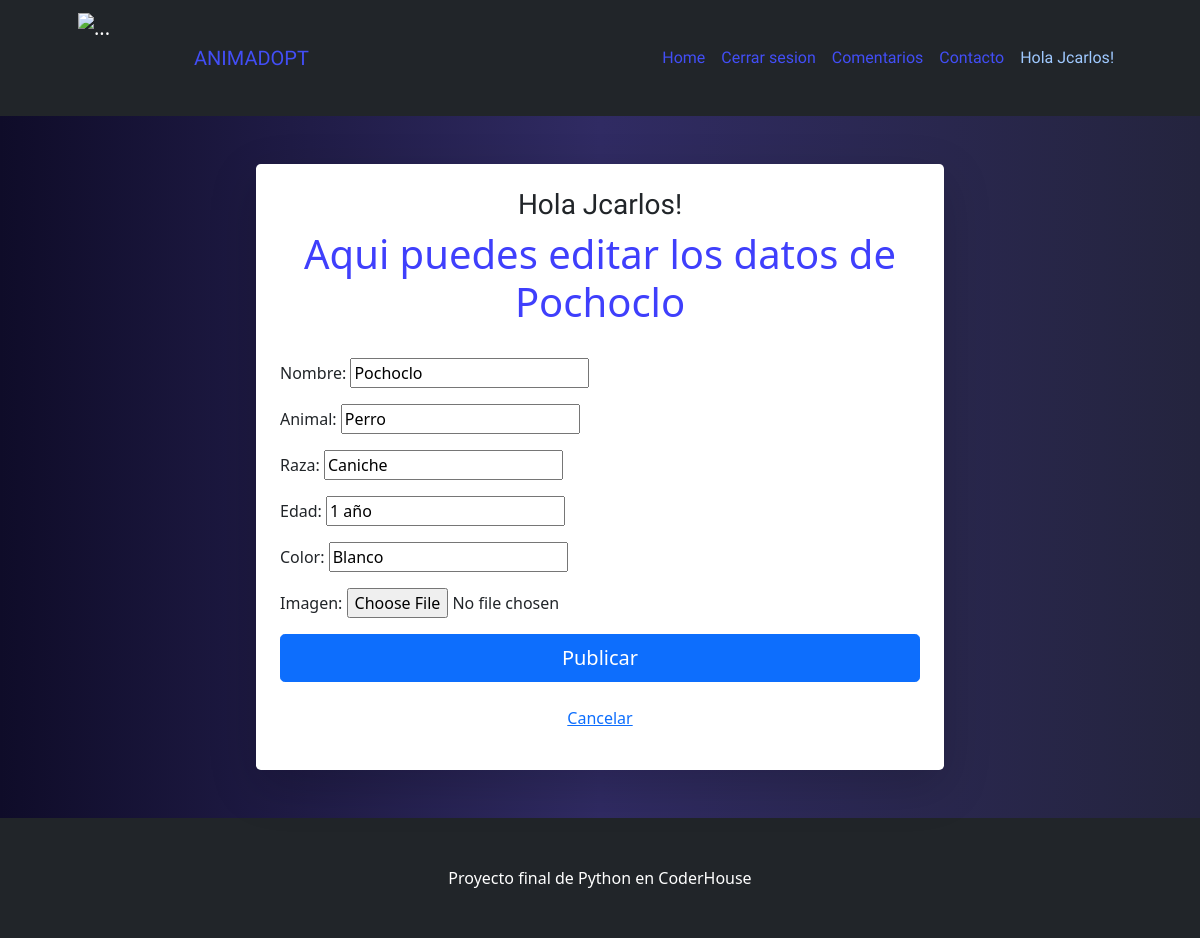
Page /editarmascota/5 (signed in) on the committed database.
### blogapp/models.py (models this page shows)
class Mascotass(models.Model):
    nombre = models.CharField(max_length=200)
    animal = models.CharField(max_length=200)
    raza = models.CharField(max_length=100)
    edad = models.CharField(max_length=100)
    color = models.CharField(max_length=200)
    imagen = models.ImageField(upload_to='fotosmascotas', null=True, blank=True)
    user = models.ForeignKey(User, on_delete=models.CASCADE)

### blogapp/views.py (the view)
# urls.py: path("editarmascota/<id>", editar_mascota, name="editar-mascota"),
@login_required
def editar_mascota(request, id):
    mascotas = Mascotass.objects.get(id=id)
    usuarios = request.user
    if request.method == "POST":
        formulario = MascotasEditForm(request.POST, request.FILES)
        if formulario.is_valid():
            data = formulario.cleaned_data
            mascotas.nombre = data["nombre"]
            mascotas.animal = data["animal"]
            mascotas.raza = data["raza"]
            mascotas.edad = data["edad"]
            mascotas.color = data["color"]
            mascotas.imagen = data["imagen"]
            mascotas.save()
        return redirect("home")
    else:
        formulario = MascotasEditForm(initial={"nombre":mascotas.nombre, "animal":mascotas.animal,"raza":mascotas.raza, "edad":mascotas.edad, "color":mascotas.color})
    return render(request, "blogapp/editar_mascotas.html", {"formulario": formulario, "mascotas": mascotas, "usuarios": usuarios})

### blogapp/forms.py
class MascotasEditForm(forms.Form):
    nombre = forms.CharField(max_length=200, required=False)
    animal = forms.CharField(max_length=200, required=False)
    raza = forms.CharField(max_length=100, required=False)
    edad = forms.CharField(max_length=100, required=False)
    color = forms.CharField(max_length=200, required=False)
    imagen = forms.ImageField()
    model = Mascotass

### blogapp/templates/blogapp/editar_mascotas.html (shortened to what this page needs)
{% extends 'blogapp/base.html' %}
{% block contenido %}
<div class="container px-5 my-5">
    <div class="row justify-content-center">
        <div class="col-lg-8">
            <div class="card border-0 rounded-3 shadow-lg">
                <div class="card-body p-4">
                    <div class="text-center">
                        <h3 style="font-family: 'Zen Dots', cursive;"> Hola {{usuarios.username}}! </h3>
                        <div class="h1 fw-light" style="color: rgb(63, 63, 252);">Aqui puedes editar los datos de {{mascotas.nombre}} </div>
                    </div>
                    <br>
                    <form method="post" enctype="multipart/form-data">
                        {{ formulario.as_p }}
                        <div class="d-grid">
                            <input class="btn btn-primary btn-lg" type="submit" value="Publicar">
                        </div>
                    </form>
                    <br>
                    <div class="d-grid; text-center">
                        <p><a href=" {% url 'home' %} ">Cancelar</a></p>
                    </div>
                </div>
            </div>
        </div>
    </div>
</div>
{% endblock %}

### blogapp/templates/blogapp/base.html (shortened to what this page needs)
<!DOCTYPE html>
<html lang="en">
    <head>
        {% load static %}
        <link href=" {% static 'css/styles.css' %} " rel="stylesheet" />
    </head>
    <body>
        <nav class="navbar navbar-expand-lg navbar-dark bg-dark">
            <div class="container px-5">
                <img class="navbar-brand" src="{% static 'assets/img/catslepp.svg' %}" width="100" height="100" alt="..." />
                <a style="font-family: 'Zen Dots', cursive; color: rgb(66, 78, 246);" class="navbar-brand" href=" {% url 'home' %} ">ANIMADOPT</a>
                <div class="collapse navbar-collapse" id="navbarSupportedContent">
                    <ul class="navbar-nav ms-auto mb-2 mb-lg-0">
                        <li class="nav-item"><a style="font-family: 'Zen Dots', cursive; color: rgb(66, 78, 246);" class="nav-link active" aria-current="page" href=" {% url 'home' %} ">Home</a></li>
                        {% if request.user.is_authenticated %}
                        <li class="nav-item"><a style="font-family: 'Zen Dots', cursive; color: rgb(66, 78, 246);" class="nav-link" href="{% url 'logout' %}">Cerrar sesion</a>
                            <li class="nav-item"><a style="font-family: 'Zen Dots', cursive; color: rgb(66, 78, 246);" class="nav-link" href="{% url 'lcomen' %}">Comentarios</a></li>
                            <li class="nav-item"><a style="font-family: 'Zen Dots', cursive; color: rgb(66, 78, 246);" class="nav-link" href="{% url 'contacto' %}">Contacto</a></li>
                            <li class="nav-item"><a style="font-family: 'Zen Dots', cursive; color: rgb(159, 201, 255);" class="nav-link" href="{% url 'perfil' request.user.id %}">Hola {{request.user.username}}!</a></li>
                        {% endif %}
                    </ul>
                </div>
            </div>
        </nav>
        {% block contenido %}
        {% endblock %}
        <footer class="py-5 bg-dark">
            <div class="container px-4 px-lg-5"><p class="m-0 text-center text-white">Proyecto final de Python en CoderHouse</p></div>
        </footer>
    </body>
</html>

### blogapp/templates/blogapp/base.html (style rules this page uses)
body { background-image: linear-gradient(to right, #0f0c29, #302b63, #24243e); }

### rows in the picture
Mascotass: nombre "Pochoclo", animal "Perro", raza "Caniche", edad "1 año", color "Blanco"

### other values in the picture
{{ request.user.username }} "Jcarlos"
{{ usuarios.username }} "Jcarlos"
